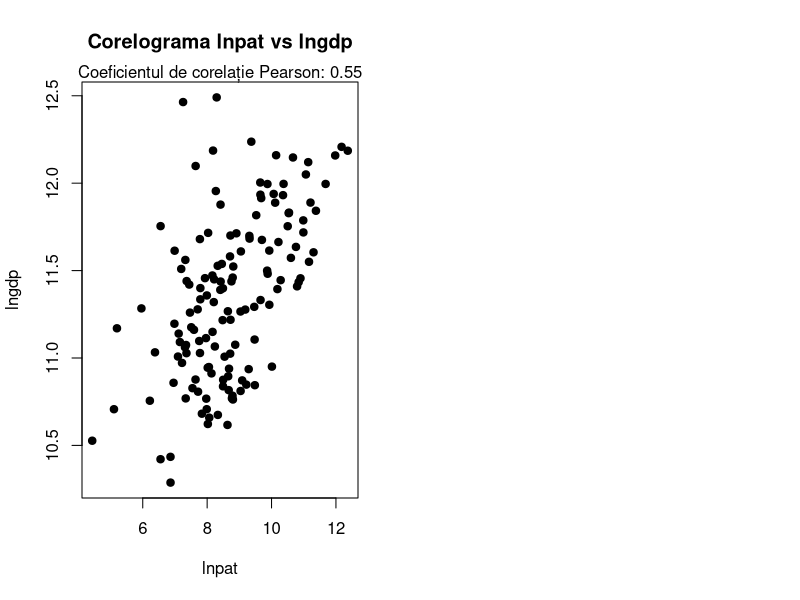

This figure's R source:
# Citirea datelor din fișierul CSV
data <- read.csv("Figure.csv")

# Crearea corelogramei
par(mfrow = c(1, 2))  # Împarte fereastra grafică în două părți

# Diagrama de dispersie (scatterplot)
plot(data$lnpat, data$lngdp, main = "Corelograma lnpat vs lngdp",
     xlab = "lnpat", ylab = "lngdp", pch = 19)

# Calcularea coeficientului de corelație Pearson
cor_coef <- cor(data$lnpat, data$lngdp)

# Afișarea coeficientului de corelație
mtext(paste("Coeficientul de corelație Pearson:", round(cor_coef, 2)), side = 3)